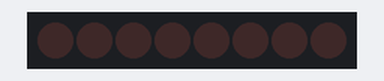
This sketch was run on a simulated Arduino Uno, built with avr-gcc and run on an emulated ATmega328P. Parts: 8 shift-register outputs drawn as a row of LEDs (first output left, lit = HIGH). Wiring (inferred from the names in the program): shift register (74HC595): data pin 11; shift clock pin 8; latch pin 12. Wiring (inferred from the signals the program sends): row of LEDs: on Q0, Q1, Q2, Q3, Q4, Q5, Q6, Q7.

Above: at 0.2 s.
At 1.2 s:
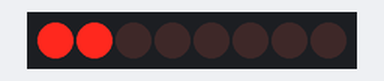
At 1.7 s:
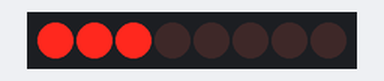
At 2.7 s:
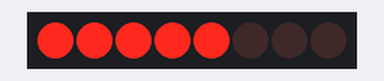
At 3.7 s:
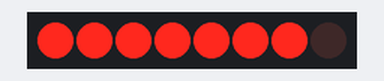
At 5.2 s:
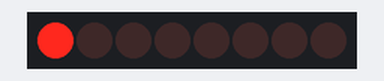
Timing chart, 0 to 5.9 s (numbered marks = the images above):
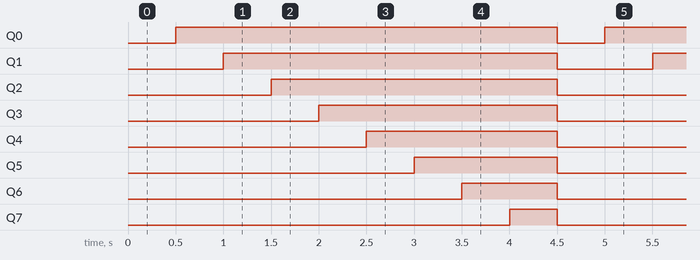

The sketch:

5.9.shiftout_led.ino
```cpp
const int STcp = 12;//Pin connected to ST_CP of 74HC595
const int SHcp = 8;//Pin connected to SH_CP of 74HC595
const int DS = 11; //Pin connected to DS of 74HC595
int datArray[] = {B00000000, B00000001, B00000011, B00000111, B00001111, B00011111, B00111111, B01111111, B11111111};

void setup ()
{
  //set pins to output
  pinMode(STcp,OUTPUT);
  pinMode(SHcp,OUTPUT);
  pinMode(DS,OUTPUT);
}
void loop()
{
  for(int num = 0; num <=8; num++)
  {
    digitalWrite(STcp,LOW); //ground ST_CP and hold low for as long as you are transmitting
    shiftOut(DS,SHcp,MSBFIRST,datArray[num]);
    //return the latch pin high to signal chip that it
    //no longer needs to listen for information
    digitalWrite(STcp,HIGH); //pull the ST_CPST_CP to save the data
    delay(500); //wait for a second
  }
}
```

Measured:
- by itself, Q0: alternates HIGH for 4.0 s and LOW for 0.50 s
- by itself, Q1: alternates HIGH for 3.5 s and LOW for 1.0 s
- by itself, Q2: alternates HIGH for 3.0 s and LOW for 1.5 s
- by itself, Q3: alternates HIGH for 2.5 s and LOW for 2.0 s
- by itself, Q4: alternates HIGH for 2.0 s and LOW for 2.5 s
- by itself, Q5: alternates HIGH for 1.5 s and LOW for 3.0 s
- by itself, Q6: alternates HIGH for 1.0 s and LOW for 3.5 s
- by itself, Q7: alternates HIGH for 0.50 s and LOW for 4.0 s
